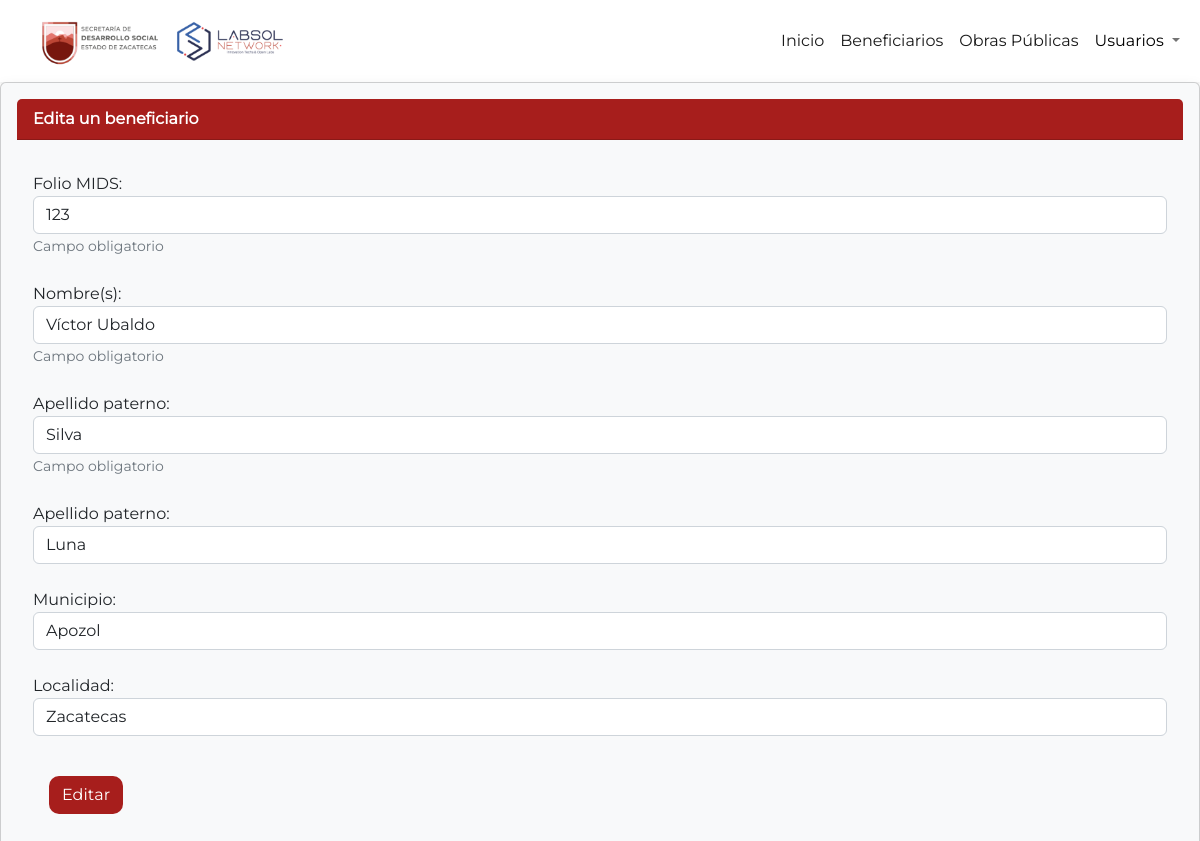
Page /beneficiarios/editar_beneficiario/1/ on the committed database.
### beneficiarios/models.py (models this page shows, shortened)
class BeneficiarioCalentador(models.Model):
    id = models.AutoField(primary_key=True)
    folio_mids = models.CharField(max_length=255)
    apellido_paterno = models.CharField(max_length=100)
    apellido_materno = models.CharField(max_length=100, blank=True, null=True)
    nombres = models.CharField(max_length=100)
    municipio = models.CharField('Municipio', max_length=2, choices=MUNICIPIOS)
    localidad = models.CharField(max_length=150)
    finalizado = models.BooleanField(default=False)

### beneficiarios/views.py (the view)
# urls.py: path('editar_beneficiario/<int:beneficiario_id>/', views.editar_beneficiario_calentador, name='editar_beneficiario'),
def editar_beneficiario_calentador(request, beneficiario_id):
    beneficiario = BeneficiarioCalentador.objects.get(id=beneficiario_id)
    if request.method == 'POST':
        form = BeneficiarioCalentadorForm(request.POST, instance=beneficiario)
        if form.is_valid():
            form.save()
            messages.success(request, 'El beneficiario ha sido editado exitosamente.')
            return redirect('beneficiarios')
        else:
            messages.error(request, 'Por favor, corrija los errores en el formulario.')
    else:
        form = BeneficiarioCalentadorForm(instance=beneficiario)
    return render(request, 'editar_beneficiario_calentador.html', {'form': form})

### beneficiarios/forms.py
class BeneficiarioCalentadorForm(forms.ModelForm):
    class Meta:
        model = BeneficiarioCalentador
        fields = '__all__'
        widgets = {
            'folio_mids': forms.NumberInput(attrs={'class':'form-control','placeholder':'Folio MIDS'}),
            'apellido_paterno': forms.TextInput(attrs={'class':'form-control','placeholder':'Apellido Paterno'}),
            'apellido_materno': forms.TextInput(attrs={'class':'form-control','placeholder':'Apellido Materno'}),
            'nombres': forms.TextInput(attrs={'class':'form-control','placeholder':'Nombre(s)'}),
            'localidad': forms.TextInput(attrs={'class':'form-control','placeholder':'Localidad'}),
        }
    municipio = forms.ChoiceField(label="Municipio", choices=MUNICIPIOS, widget=forms.Select(attrs={"class": "form-control"}))

### beneficiarios/templates/editar_beneficiario_calentador.html (shortened to what this page needs)
{% extends 'base.html' %}
{% block head %}
    {% load static %}
{% endblock head %}
{% block contenido %}
<div class="card text-dark bg-light shadow p-3 bg-light" style="font-family: Montserrat;">
    <div class="card-header" style="background-color: #A71E1C; color: white;"><b>Edita un beneficiario</b>
    </div>
    <div class="card-body">
        <p class="card-text">
            <form method="POST" enctype="multipart/form-data">
                <div class="form-group">
                    <span data-toggle="tooltip" title="Folio MID del beneficiario">
                        <div class="form-group">
                            <label>Folio MIDS: </label> <i class="fa fa-info-circle" style="pointer-events: none; color: #A71E1C;"
                                type="button"></i>
                            {{ form.folio_mids }}
                            <small id="obligatorioID" class="form-text text-muted">Campo obligatorio</small>
                        </div>
                    </span>
                    <br>
                    <span data-toggle="tooltip" title="Nombre o nombres del beneficiario.">
                        <div class="form-group">
                            <label>Nombre(s): </label> <i class="fa fa-info-circle" style="pointer-events: none; color: #A71E1C;"
                                type="button"></i>
                            {{ form.nombres }}
                            <small id="obligatorioID" class="form-text text-muted">Campo obligatorio</small>
                        </div>
                    </span>
                    <br>
                    <span data-toggle="tooltip" title="Apellido paterno del beneficiario">
                        <div class="form-group">
                            <label>Apellido paterno: </label> <i class="fa fa-info-circle" style="pointer-events: none; color: #A71E1C;"
                                type="button"></i>
                            {{ form.apellido_paterno }}
                            <small id="obligatorioID" class="form-text text-muted">Campo obligatorio</small>
                        </div>
                    </span>
                    <br>
                    <span data-toggle="tooltip" title="Apellido materno del beneficiario">
                        <div class="form-group">
                            <label>Apellido paterno: </label> <i class="fa fa-info-circle" style="pointer-events: none; color: #A71E1C;"
                                type="button"></i>
                            {{ form.apellido_materno }}
                        </div>
                    </span>
                    <br>
                    <span data-toggle="tooltip" title="Municipio del beneficiario">
                        <div class="form-group">
                            <label>Municipio: </label> <i class="fa fa-info-circle" style="pointer-events: none; color: #A71E1C;"
                                type="button"></i>
                            {{ form.municipio }}
                        </div>
                    </span>
                    <br>
                    <span data-toggle="tooltip" title="Localidad del beneficiario">
                        <div class="form-group">
                            <label>Localidad: </label> <i class="fa fa-info-circle" style="pointer-events: none; color: #A71E1C;"
                                type="button"></i>
                            {{ form.localidad }}
                        </div>
                    </span>
                    <br>
                    <button id="guardar-button" type="submit" class="btn"
                        style="margin: 16px; background-color: #A71E1C; border-radius: 10px; color: white;">
                        Editar
                    </button>
            </form>
        </p>
    </div>
</div>
{% endblock contenido %}

### home/templates/base.html (style rules this page uses)
html, body, .container-fluid { height: 100%; }
body { display: flex; flex-direction: column; min-height: 100vh; margin: 0; }

### rows in the picture
BeneficiarioCalentador: folio_mids "123", nombres "Víctor Ubaldo", apellido_paterno "Silva", apellido_materno "Luna", municipio "Apozol", localidad "Zacatecas"
